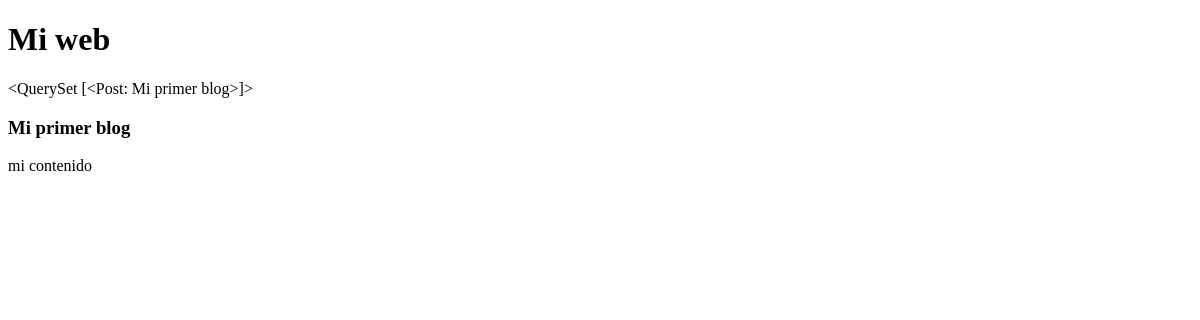
/blog/, run on an earlier commit of the app's database.
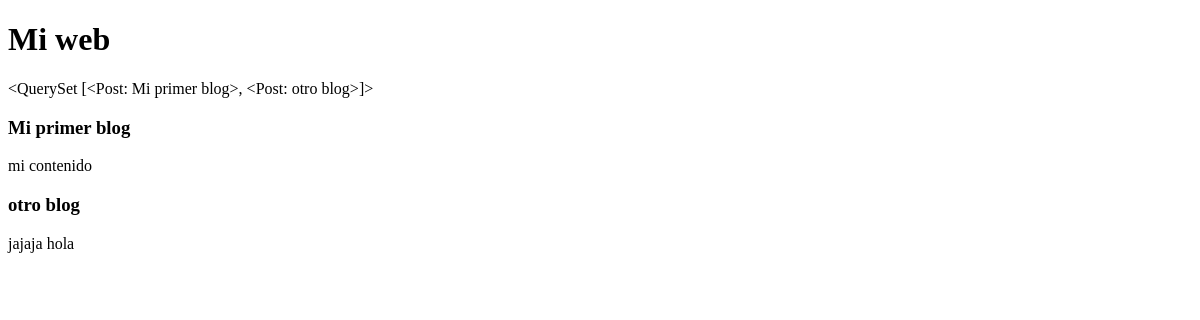
And on a later commit of the database.
### blog/models.py (models this page shows)
class Post(models.Model):
    title = models.CharField(max_length=200)
    content = models.TextField()
    def __str__(self):
        return self.title

### blog/views.py (the view)
# urls.py: path('', views.blog, name="blog")
def blog(request):
    blogs = Post.objects.all()
    return render(request, "blog/blog.html",{"blogs": blogs})

### blog/templates/blog/blog.html (shortened to what this page needs)
<!DOCTYPE html>
<html lang="en">
<head>
</head>
<body>
    <h1>Mi web</h1>
    {{blogs}}
    {% for blog in blogs %}
    <h3>{{ blog.title }}</h3>
    <p>{{ blog.content }}</p>
    {% endfor %}
</body>
</html>

What changed in the data, as far as the page shows it:
computed for Post "Mi primer blog": title.title "<QuerySet [<Post: Mi primer blog>]>" → "<QuerySet [<Post: Mi primer blog>, <Post: otro blog>]>"
added Post: title "otro blog", content "jajaja hola"
